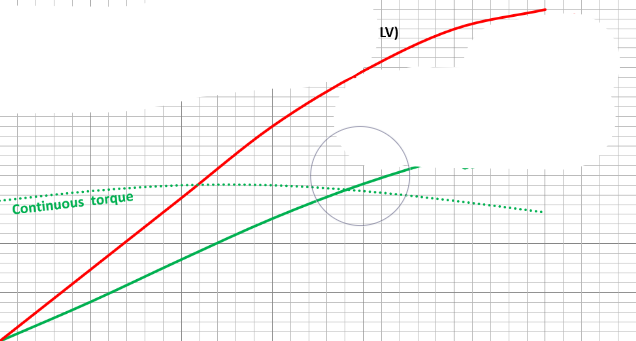
#> input picture Torque/Capture.PNG, 636 x 341 px, found by its file name
$ python 'Torque parser.py'
#> lines starting #> are read from the running program, lines starting #| are printed output that depends on the picture; after the words box and inside, x2 and y2 are one past the last pixel; in counts of white or black regions, pixels touching at a corner belong together
import cv2
import numpy as np
import matplotlib.pyplot as plt
import csv


# open the contour graph (has already been cleaned up slightly by hand)
img = cv2.imread('capture.PNG', 1)
#> img is the input picture: shape (341, 636, 3); mean B, G, R 246, 246.9, 247.2

# filter out none-contour things on the graph
hsv = cv2.cvtColor(img, cv2.COLOR_BGR2HSV)
#> hsv: shape (341, 636, 3); mean H, S, V 1.7, 4.4, 249
lower_red = np.array([0,255,255])#[30,150,50])
upper_red = np.array([255,255,255])#[255,255,180])
mask = cv2.inRange(hsv, lower_red, upper_red)
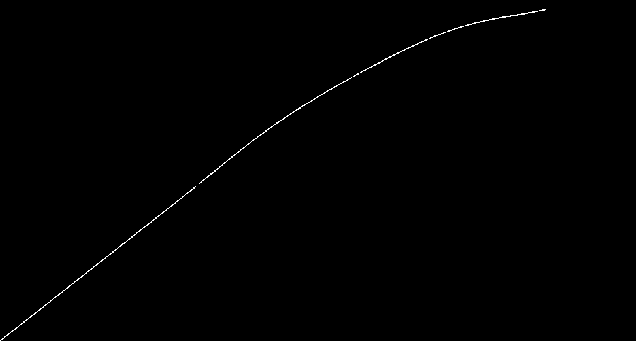
#> mask: shape (341, 636); 0.34% white in thin lines or dots, all inside (x1, y1, x2, y2) = (0, 9, 546, 341)


ret = ''
for i, row in enumerate(mask):
    for j, col in enumerate(row):
        if col == 255:
            ret += str((j/(len(row)-1))*7000) + ', ' + str((((len(mask)-1)-i)/(len(mask)-1))*175) + '\n'

ret = ret[::-1]
print(ret[0])

with open('torque_map.csv', 'w') as f:
    f.write(ret)
